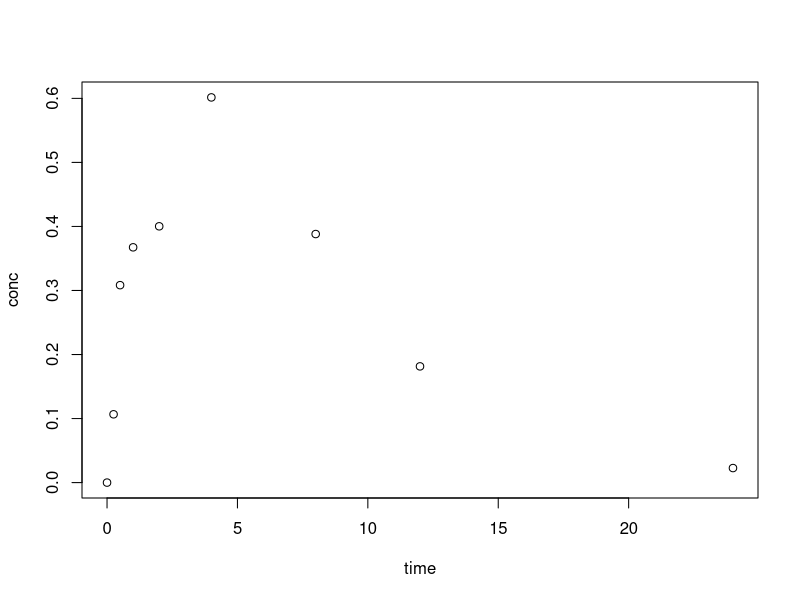
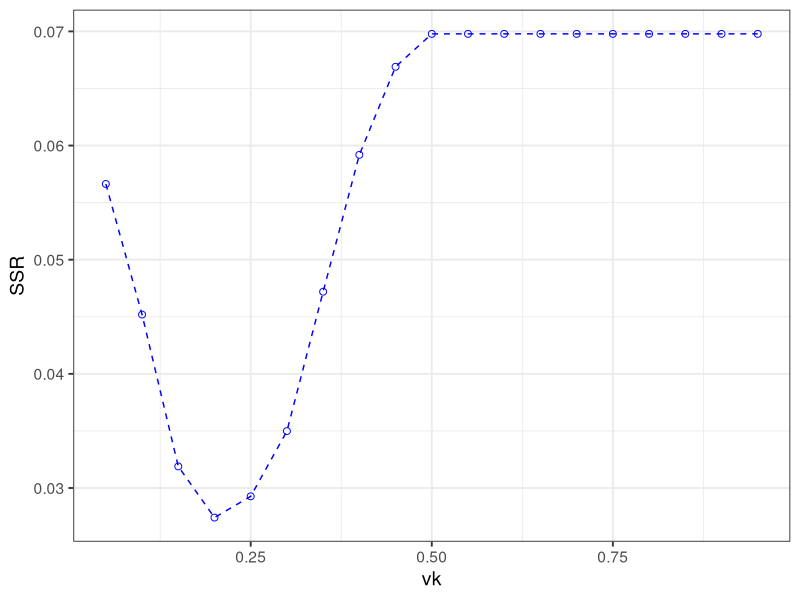
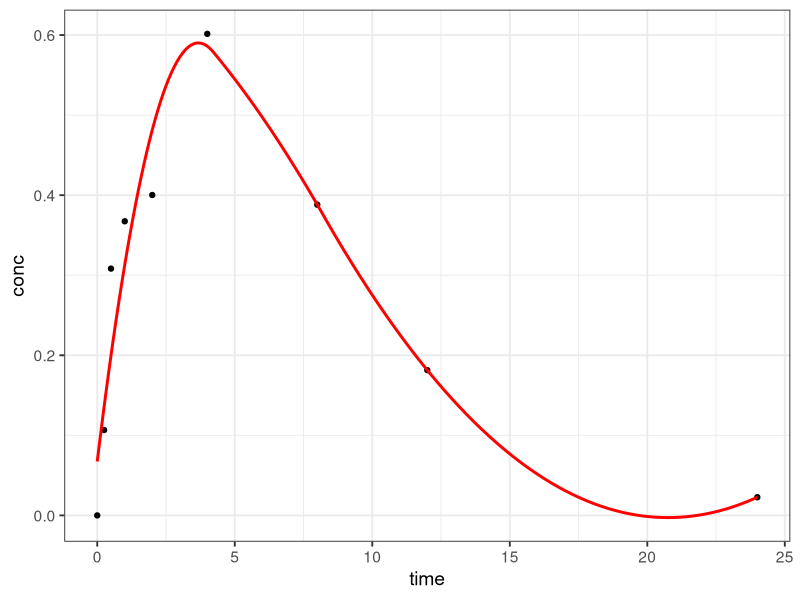

The R script that drew these images, in order:
## ---- chunk 1
# Remove all current objects in the workspace
  rm(list = ls(all = TRUE))
  set.seed(123)

#  So, consider the following dataset, with the following spline regression,
  library(splines)
  library(ggplot2)

# Set ggplot2 theme
  theme_bw2 <- theme_set(theme_bw(base_size = 14))

  K <- c(5, 10)  # knots
  CL <- 10	# Clearance, 10 L/h
  V <- 50	# Volume of concribution, 50 L
  KA <- 0.5	# Absorption rate constant, h^-1
  ERR <- 0.3	# Standard deviation of error
  dose <- 50	# mg
  times <- seq(from = 0,to = 24,by = 0.25)	# Time sequence for simulation
  sample.times <- c(0,0.25,0.5,1,2,4,8,12,24)	# Sampling times
  conc <- dose*KA/(V*(KA - (CL/V)))*(exp(-CL/V*times) - exp(-KA*times))*
    (1 + rnorm(n = length(times), mean = 0, sd = ERR))
  sample.conc <- conc[times %in% sample.times]
  onecomp <- data.frame(time = sample.times, conc = sample.conc)
  plot(onecomp)
## ---- chunk 2
  vk <- seq(0.05, 0.95, by = 0.05)
  SSR <- matrix(NA, length(vk))
  for(i in 1:(length(vk))){
    k <- vk[i]
    K <- min(onecomp$time) + k*(max(onecomp$time) - min(onecomp$time))
    reg <- lm(conc ~ bs(time, knots = c(K), degree = 2), data = onecomp)
    SSR[i] <- sum(residuals(reg)^2)
  }
  dat <- data.frame(vk, c(SSR))
  plotobj <- ggplot(dat, aes(x = vk, y = SSR))
  plotobj <- plotobj + geom_point(shape = 21, size = 2, colour = "blue")
  plotobj <- plotobj + geom_line(linetype = 2, colour = "blue")
  plotobj
## ---- chunk 3
# Create a function to create a spline
  predict.spline.func <- function(x) {
    mod <- lm(
      x$Y ~ bs(x$X, knots = x$K, degree = x$n)
    )  # lm
    B <- data.frame(time = x$X)
    Y <- predict(mod, newdata = B)
  }
## ---- chunk 4
# Wrapper that calculates residuals to be minimised
  spline.oneknot.func <- function(par, Cobs, time, degree) {
    param <- list(
      X = time,
      Y = Cobs,
      K = par[1],
      n = degree
    )
    Chat <- predict.spline.func(param)
    err <- Cobs-Chat
    squ.err <- err^2
    sse <- sum(squ.err)  # Sum of squared errors to be minimised
    sse
  }
## ---- chunk 5
# Initial estimates
  tmax <- onecomp$time[which(onecomp$conc == max(onecomp$conc))]
	init.par <- c(tmax)
  #par <- init.par

# Minimise the sum of squared errors
# Using the optim function in R
	result <- optim(
		init.par,  # Initial parameter estimates
		spline.oneknot.func,  # Fitting function
    # method = "SANN",
    method = "L-BFGS-B", lower = 0, upper = 24,
    # method = "Brent", lower = 0, upper = 24,
		Cobs = onecomp$conc, time = onecomp$time, degree = 2  # Function arguments
	)
	result  # Print the result
## ---- chunk 6
# Wrapper using unique unrelated parameters
  uq.spline.twoknot.func <- function(par, Cobs, time, degree) {
    param <- list(
      X = time,
      Y = Cobs,
      K = c(par[1], par[2]),
      n = degree
    )
    Chat <- predict.spline.func(param)
    err <- Cobs-Chat
    squ.err <- err^2
    sse <- sum(squ.err)  # Sum of squared errors to be minimised
    sse
  }

# Wrapper using the distance from last knot method
  lk.spline.twoknot.func <- function(par, Cobs, time, degree) {
    param <- list(
      X = time,
      Y = Cobs,
      K = c(par[1], par[1] + par[2]),
      n = degree
    )
    Chat <- predict.spline.func(param)
    err <- Cobs-Chat
    squ.err <- err^2
    sse <- sum(squ.err)  # Sum of squared errors to be minimised
    sse
  }
## ---- chunk 7
# Initial estimates
  tmax <- onecomp$time[which(onecomp$conc == max(onecomp$conc))]
	init.par <- c(tmax, tmax)
  #par <- init.par

# Minimise the sum of squared errors
# Using the optim function in R
	result1 <- optim(
		init.par,  # Initial parameter estimates
		lk.spline.twoknot.func,  # Fitting function
    # method = "SANN",
    method = "L-BFGS-B", lower = 0, upper = 24,
		Cobs = onecomp$conc, time = onecomp$time, degree = 2  # Function arguments
	)

  init.par <- c(tmax, tmax*2)

  result2 <- optim(
		init.par,  # Initial parameter estimates
		uq.spline.twoknot.func,  # Fitting function
    # method = "SANN",
    method = "L-BFGS-B", lower = 0, upper = 24,
		Cobs = onecomp$conc, time = onecomp$time, degree = 2  # Function arguments
	)
  
# Print result
	list(
	  Dependent = result1,
	  Independent = result2
	)
## ---- chunk 8
spline.threeknot.func <- function(par, Cobs, time, degree) {
  param <- list(
    X = time,
    Y = Cobs,
    K = c(par[1], par[1] + par[2], par[1] + par[2] + par[3]),
    n = degree
  )
  Chat <- predict.spline.func(param)
  err <- Cobs-Chat
  squ.err <- err^2
  sse <- sum(squ.err)  # Sum of squared errors to be minimised
  sse
}
## ---- chunk 9
# Takes a vector x[1], x[2], ..., x[length(x)]
# Calculates sum(x[1]),  sum(x[1], x[2]), ...
  knot.func <- function(x) {
    y <- double(length(x))
    for (i in 1:length(x)) {
      y[i] <- sum(x[1:i])
    }
    return(y)
  }
## ---- chunk 10
# Combines the previous functions into one!
  error.spline.func <- function(par, Cobs, time, degree) {
    param <- list(
      X = time,
      Y = Cobs,
      K = knot.func(par),
      n = degree
    )
    Chat <- predict.spline.func(param)
    err <- Cobs-Chat
    squ.err <- err^2
    sse <- sum(squ.err)  # Sum of squared errors to be minimised
    sse
  }
## ---- chunk 11
  which.knots <- function(x, y, max.knots, degree) {
    xmax <- x[which(y == max(y))]
    err <- NULL
    knots <- list(NULL)
    for (i in 1:max.knots) {
      par <- rep(xmax, i)
      opt.res <- optim(
        par,  # Initial parameter estimates
        error.spline.func,  # Fitting function
        # method = "SANN",
        method = "L-BFGS-B", lower = min(x), upper = max(x),
        Cobs = y, time = x, degree = 2  # Function arguments
      )
      err[i] <- opt.res$value
      knots[[i]] <- knot.func(opt.res$par)
    }
    knots[[which(err == min(err))]]
  }
  K <- which.knots(onecomp$time, onecomp$conc, 2, 2)

  reg <- lm(conc ~ bs(time, knots = c(K), degree = 2), data = onecomp)
  u <- seq(0, 24, by = 0.1)  # test model at these times
  B <- data.frame(time = u)  # data.frame(times)
  Y <- predict(reg, newdata = B)  # predicted conc for the desired times
  plotobj <- ggplot()
  plotobj <- plotobj + geom_point(aes(x = time, y = conc), data = onecomp)
  plotobj <- plotobj + geom_line(aes(x = u, y = Y), size = 1, colour = "red")
  plotobj
